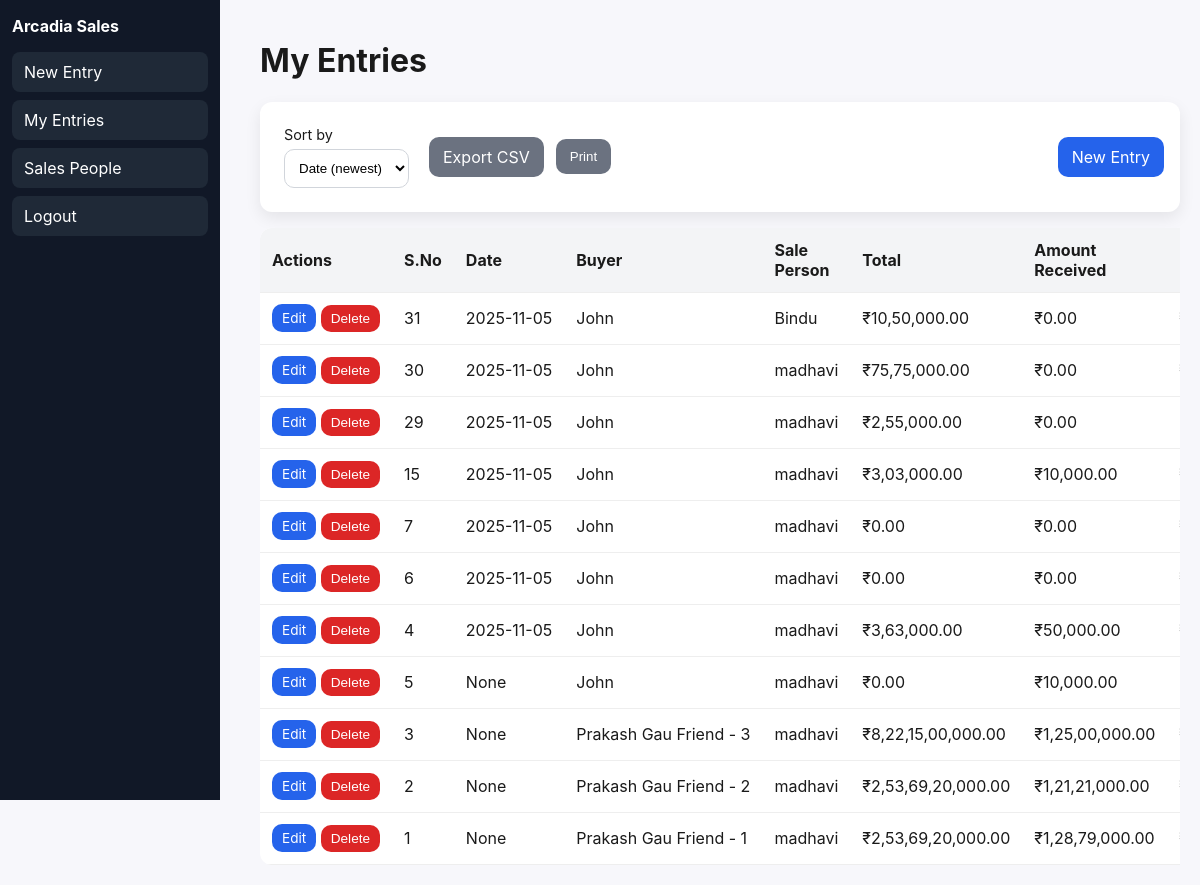
The page /crm/list (signed in) on the database its author committed.
### tables this page shows
CREATE TABLE sale_details (
        s_no INTEGER,
        booking_date DATE,
        project TEXT,
        spg_praneeth TEXT CHECK (spg_praneeth IN ('SPG','Praneeth')),
        token INTEGER,
        buyer_name TEXT,
        sol TEXT,
        type_of_sale TEXT CHECK (type_of_sale IN ('OTP','R')),
        land_sqyards INTEGER,
        sbua_sqft REAL,
        facing TEXT,
        base_sqft_price REAL,
        amenties_and_premiums REAL,
        total_sale_price REAL,
        amount_received REAL,
        balance_amount REAL,
        balance_tobe_received_by_plan_approval REAL,
        notes TEXT,
        balance_tobe_received_during_exec REAL,
        sale_person_name TEXT,
        crm_name TEXT
    );

### webapp/app.py (the view)
        def wrapper(*args, **kwargs):
            user = current_user()
            if not user:
                return redirect(url_for('login', next=request.path))
            if role and user.role != role:
                flash('Unauthorized', 'error')
                return redirect(url_for('index'))
            return fn(*args, **kwargs)

### webapp/app.py (called while the page is built)
def current_user():
    if 'user_id' in session:
        db = SessionLocal()
        try:
            return db.query(User).get(session['user_id'])
        finally:
            db.close()
    return None

def login_required(role=None):
    def decorator(fn):
        def wrapper(*args, **kwargs):
            user = current_user()
            if not user:
                return redirect(url_for('login', next=request.path))
            if role and user.role != role:
                flash('Unauthorized', 'error')
                return redirect(url_for('index'))
            return fn(*args, **kwargs)
        wrapper.__name__ = fn.__name__
        return wrapper
    return decorator

@app.route('/crm/list')
@login_required(role='CRM')
def crm_list():
    user = current_user()
    sort = request.args.get('sort','date_desc')
    order_clause = "(booking_date IS NULL) ASC, booking_date DESC, rowid DESC"
    if sort == 'sno_desc':
        order_clause = "s_no DESC"
    elif sort == 'total_desc':
        order_clause = "total_sale_price DESC"
    conn = engine.raw_connection()
    rows = []
    try:
        cur = conn.cursor()
        cur.execute(f"SELECT rowid, * FROM sale_details WHERE crm_name = ? ORDER BY {order_clause}", (user.username,))
        cols = [d[0] for d in cur.description]
        for r in cur.fetchall():
            rows.append(dict(zip(cols, r)))
    finally:
        conn.close()
    return render_template('crm_list.html', rows=rows, user=user, sort=sort)

### webapp/templates/crm_list.html (shortened to what this page needs)
{% extends 'base.html' %}
{% block content %}
<h1>My Entries</h1>
<div class="card form inline">
  <label>Sort by
    <select onchange="location=this.value">
      <option value="{{ url_for('crm_list', sort='date_desc') }}" {{ 'selected' if sort=='date_desc' }}>Date (newest)</option>
    </select>
  </label>
  <a class="btn secondary" href="{{ url_for('crm_export') }}">Export CSV</a>
  <button class="btn secondary" onclick="window.print()">Print</button>
  <a class="btn" href="{{ url_for('crm_new') }}">New Entry</a>
  </div>
<div class="table-scroll">
<table class="table">
  <thead>
    <tr>
      <th>Actions</th>
      <th>S.No</th>
      <th>Date</th>
      <th>Buyer</th>
      <th>Sale Person</th>
      <th>Total</th>
      <th>Amount Received</th>
      <th>Balance</th>
    </tr>
  </thead>
  <tbody>
    {% for r in rows %}
    <tr>
      <td>
        <a class="btn small" href="{{ url_for('crm_edit', rowid=r.rowid) }}">Edit</a>
        <form method="post" action="{{ url_for('crm_delete', rowid=r.rowid) }}" class="inline" onsubmit="return confirm('Delete this entry?');" style="display:inline">
          <button class="btn small danger" type="submit">Delete</button>
        </form>
      </td>
      <td>{{ r.s_no }}</td>
      <td>{{ r.booking_date }}</td>
      <td>{{ r.buyer_name }}</td>
      <td>{{ r.sale_person_name }}</td>
      <td><span class="currency" data-value="{{ r.total_sale_price or 0 }}"></span></td>
      <td><span class="currency" data-value="{{ r.amount_received or 0 }}"></span></td>
      <td><span class="currency" data-value="{{ r.balance_amount or 0 }}"></span></td>
    </tr>
    {% endfor %}
  </tbody>
  </table>
</div>
{% endblock %}

### webapp/templates/base.html (shortened to what this page needs)
<!doctype html>
<html lang="en">
<head>
  <link rel="stylesheet" href="{{ url_for('static', filename='styles.css') }}">
</head>
<body>
  {% if session.get('user_id') %}
  <aside class="sidebar">
    <div class="brand">Arcadia Sales</div>
    <nav class="menu">
      {% if session.get('role') == 'CRM' %}
        <a href="{{ url_for('crm_new') }}">New Entry</a>
        <a href="{{ url_for('crm_list') }}">My Entries</a>
        <a href="{{ url_for('crm_sales_people') }}">Sales People</a>
      {% elif session.get('role') == 'ADMIN' %}
        <a href="{{ url_for('admin_dashboard') }}">Dashboard</a>
        <a href="{{ url_for('admin_entries') }}">My Entries</a>
        <a href="{{ url_for('admin_crms') }}">Manage CRMs</a>
        <a href="{{ url_for('admin_options') }}">Options</a>
        <a href="{{ url_for('admin_new') }}">New Sale</a>
      {% endif %}
      <a href="{{ url_for('logout') }}">Logout</a>
    </nav>
  </aside>
  {% endif %}
  <main class="container {% if session.get('user_id') %}with-sidebar{% endif %}">
    {% block content %}{% endblock %}
  </main>
</body>
</html>

### webapp/static/styles.css (style rules this page uses)
* { box-sizing:border-box }
body { font-family:Inter,system-ui,Arial,sans-serif;margin:0;background:#f7f7fb;color:#1a1a1a }
a { color:#0a66c2;text-decoration:none }
.sidebar { position:fixed;top:0;left:0;height:100vh;width:220px;background:#111827;color:#fff;padding:16px 12px }
.sidebar .brand { font-weight:700;margin-bottom:16px }
.sidebar .menu { display:flex;flex-direction:column;gap:8px }
.sidebar .menu a { color:#fff;background:#1f2937;padding:10px 12px;border-radius:8px }
.container { padding:20px;max-width:1100px;margin:0 auto }
.container.with-sidebar { margin-left:240px }
.card { background:#fff;border-radius:12px;padding:16px;box-shadow:0 6px 16px rgba(0,0,0,.08);margin-bottom:16px }
.form label { display:flex;flex-direction:column;font-size:.9rem;margin:8px }
.form input,.form select,.form textarea { padding:10px;border:1px solid #d1d5db;border-radius:10px;margin-top:6px;background:#fff }
.form.inline { display:flex;align-items:center;flex-wrap:wrap;gap:12px }
.btn { background:#2563eb;color:#fff;border:none;padding:10px 14px;border-radius:10px;cursor:pointer }
.btn.secondary { background:#6b7280 }
.btn.small { padding:6px 10px;font-size:.85rem }
.btn.danger { background:#dc2626 }
.table { width:100%;border-collapse:collapse;background:#fff;border-radius:12px;overflow:hidden }
.table th,.table td { padding:12px;border-bottom:1px solid #eee;text-align:left }
.table th { white-space:normal }
.table td { white-space:nowrap }
.table thead { background:#f3f4f6 }
.table-scroll { width:100%;overflow-x:auto;overflow-y:hidden }

### rows shown on the page
sale_details: s_no "31", booking_date "2025-11-05", buyer_name "John", sale_person_name "Bindu", {{ r.total_sale_price or 0 }} 1050000.0 (drawn), {{ r.amount_received or 0 }} 0 (drawn)
sale_details: s_no "30", booking_date "2025-11-05", buyer_name "John", sale_person_name "madhavi", {{ r.total_sale_price or 0 }} 7575000.0 (drawn), {{ r.amount_received or 0 }} 0 (drawn)
sale_details: s_no "29", booking_date "2025-11-05", buyer_name "John", sale_person_name "madhavi", {{ r.total_sale_price or 0 }} 255000.0 (drawn), {{ r.amount_received or 0 }} 0 (drawn)
sale_details: s_no "15", booking_date "2025-11-05", buyer_name "John", sale_person_name "madhavi", {{ r.total_sale_price or 0 }} 303000.0 (drawn), {{ r.amount_received or 0 }} 10000.0 (drawn)
sale_details: s_no "7", booking_date "2025-11-05", buyer_name "John", sale_person_name "madhavi", {{ r.total_sale_price or 0 }} 0 (drawn), {{ r.amount_received or 0 }} 0 (drawn)
sale_details: s_no "6", booking_date "2025-11-05", buyer_name "John", sale_person_name "madhavi", {{ r.total_sale_price or 0 }} 0 (drawn), {{ r.amount_received or 0 }} 0 (drawn)
sale_details: s_no "4", booking_date "2025-11-05", buyer_name "John", sale_person_name "madhavi", {{ r.total_sale_price or 0 }} 363000.0 (drawn), {{ r.amount_received or 0 }} 50000.0 (drawn)
sale_details: s_no "5", booking_date "None", buyer_name "John", sale_person_name "madhavi", {{ r.total_sale_price or 0 }} 0 (drawn), {{ r.amount_received or 0 }} 10000.0 (drawn)
sale_details: s_no "3", booking_date "None", buyer_name "Prakash Gau Friend - 3", sale_person_name "madhavi", {{ r.total_sale_price or 0 }} 8221500000.0 (drawn), {{ r.amount_received or 0 }} 12500000.0 (drawn)
sale_details: s_no "2", booking_date "None", buyer_name "Prakash Gau Friend - 2", sale_person_name "madhavi", {{ r.total_sale_price or 0 }} 2536920000.0 (drawn), {{ r.amount_received or 0 }} 12121000.0 (drawn)
sale_details: s_no "1", booking_date "None", buyer_name "Prakash Gau Friend - 1", sale_person_name "madhavi", {{ r.total_sale_price or 0 }} 2536920000.0 (drawn), {{ r.amount_received or 0 }} 12879000.0 (drawn)
